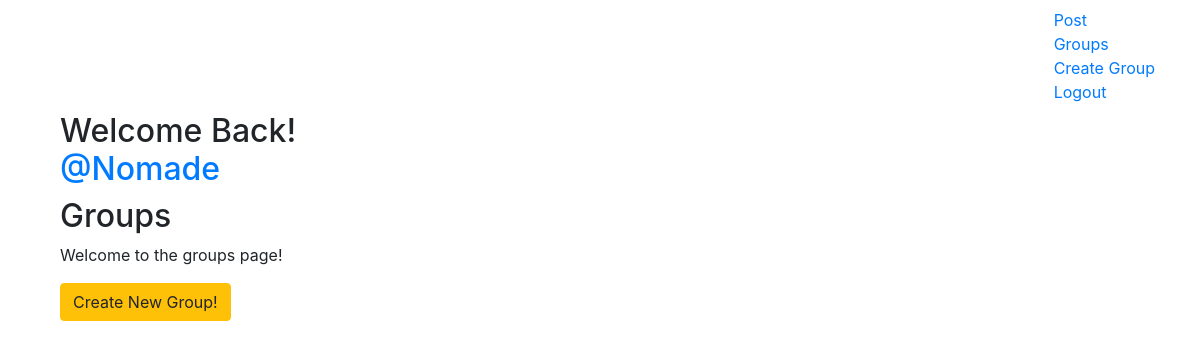
The page /groups/ (signed in) on the database as committed earlier.
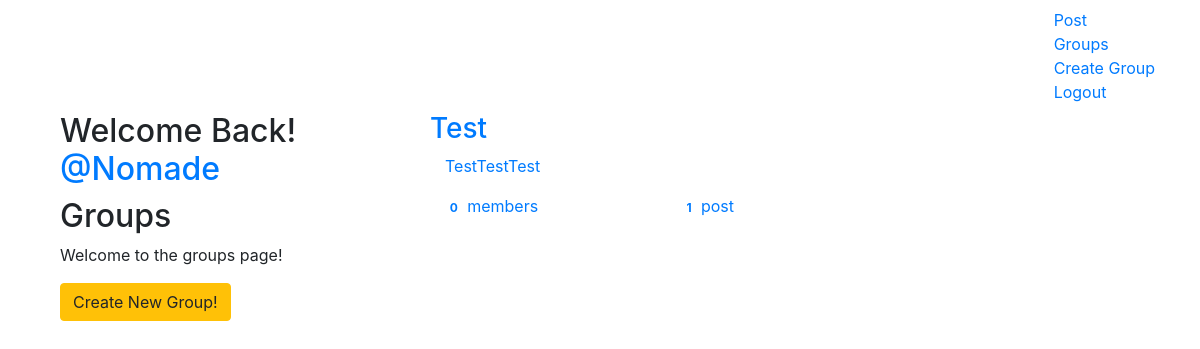
The same page on the database as committed later.
### groups/models.py (models this page shows, shortened)
class Group(models.Model):
    name = models.CharField(max_length=255, unique=True)
    slug = models.SlugField(allow_unicode=True, unique=True)
    description = models.TextField(blank=True, default='')
    description_html = models.TextField(editable=False, default='', blank=True)
    members = models.ManyToManyField(User, through='GroupMember')
    class Meta:
        ordering = ['name']

### groups/views.py (the view)
# urls.py: path('', views.ListGroups.as_view(), name='all'),
class ListGroups(generic.ListView):
    model = Group

### groups/templates/groups/group_list.html
{% extends "groups/group_base.html" %}
{% block pregroup %}
  <div class="col-md-4">
    <div class="content">
      {% if user.is_authenticated %}
        <h2>Welcome Back!
          <a href="{% url 'posts:for_user' username=user.username %}">
            @{{ user.username }}
          </a>
        </h2>
      {% endif %}
      <h2>Groups</h2>
      <p>Welcome to the groups page!</p>
    </div>
    {% if user.is_authenticated %}
      <a href="{% url 'groups:create' %}" class='btn btn-md btn-fill btn-warning'>
        <span class='glyphicon glyphicon-plus-sign'>Create New Group!</span>
      </a>
    {% endif %}
  </div>
{% endblock %}
{% block group_content %}
  <div class="col-md-8">
    <div class="list-group">
      {% for group in object_list %}
        <a href="{% url 'groups:single' slug=group.slug %}">
          <h3 class='title list-group-item-heading'>{{group.name}}</h3>
          <div class="list-group-item-text container-fluid">
            {{group.description_html|safe}}
            <div class="row">
              <div class="col-md-4">
                <span class='badge'>{{group.members.count}}</span>
                member{{group.members.count|pluralize}}
              </div>
              <div class="col-md-4">
                <span class='badge'>{{group.posts.count}}</span>
                post{{group.posts.count|pluralize}}
              </div>
            </div>
          </div>
        </a>
      {% endfor %}
    </div>
  </div>
{% endblock %}

### groups/templates/groups/group_base.html (shortened to what this page needs)
{% extends "base.html" %}
{% block content %}
  <div class="container">
    <div class="row">
      {% block  pregroup %}{% endblock %}
      {% block  group_content %}{% endblock %}
    </div>
  </div>
{% endblock %}

### templates/base.html (shortened to what this page needs)
<!DOCTYPE html>
{% load staticfiles %}
<html lang="en" dir="ltr">
  <head>
    <link rel="stylesheet" href="https://maxcdn.bootstrapcdn.com/bootstrap/4.0.0/css/bootstrap.min.css">
    <link rel="stylesheet" href="{% static 'starsocial/css/master.css' %}">
  </head>
  <body>
    <nav class='navbar mynav' role='navigation' id='navbar'>
      <div class="container">
        <ul class="nav navbar-nav navbar-right">
          {% if user.is_authenticated %}
            <li><a href="{% url 'posts:create' %}">Post</a></li>
            <li><a href="{% url 'groups:all' %}">Groups</a></li>
            <li><a href="{% url 'groups:create' %}">Create Group</a></li>
            <li><a href="{% url 'accounts:logout' %}">Logout</a></li>
          {% else %}
            <li><a href="{% url 'groups:all' %}">Groups</a></li>
            <li><a href="{% url 'accounts:login' %}">Log In</a></li>
            <li><a href="{% url 'accounts:signup' %}">Sign Up</a></li>
          {% endif %}
        </ul>
      </div>
    </nav>
    <div class="container mycontent">
      {% block content %}
      {% endblock %}
    </div>
  </body>
</html>

Rows that differ between the two databases and show on the page:
added Group: name "Test", description_html "TestTestTest", members.count "0", posts.count "1"
